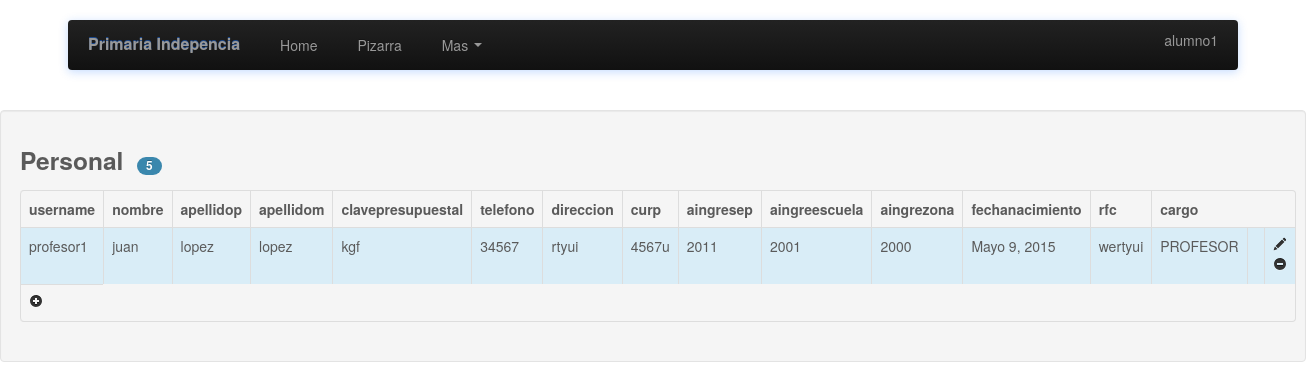
/personal/ (signed in), run on the app's committed database.
### apps/calificaciones/models.py (models this page shows, shortened)
class Personal(models.Model):
	usuario = models.OneToOneField(User)
	nombre = models.CharField(max_length=50, blank=True)
	apellidop = models.CharField(max_length=50, blank=True)
	apellidom = models.CharField(max_length=50, blank=True)
	clavepresupuestal = models.CharField(max_length=50, blank=True)
	telefono = models.CharField(max_length=13, blank=True)
	direccion = models.CharField(max_length=80, blank=True)
	correo = models.CharField(max_length=20, blank=True)
	curp = models.CharField(max_length=50, blank=True)
	aingresep = models.CharField(max_length=6, blank=True)
	aingreescuela = models.CharField(max_length=6, blank=True)
	aingrezona = models.CharField(max_length=6, blank=True)
	fechanacimiento = models.DateField(blank=True, null=True)
	rfc = models.CharField(max_length=50, blank=True)
	cargo = models.CharField(max_length=50, blank=True)

### apps/calificaciones/views.py (the view)
# urls.py: url(r'^personal/$', personal.as_view(), name='personal'),
class personal(ListView):
	template_name = 'calificaciones/personal.html'
	model= Personal
	context_object_name = 'personal'

### templates/calificaciones/personal.html (shortened to what this page needs)
<!DOCTYPE html>
<html lang="en">
  <head>
  <link href="{{MEDIA_URL}}bootstrap/css/bootstrap.css" rel="stylesheet">
  <link href="{{MEDIA_URL}}bootstrap/css/bootstrap-responsive.css" rel="stylesheet">
  </head>
  <body>
    <div class="navbar-wrapper">
      <div class="container">
        <div class="navbar navbar-inverse">
          <div class="navbar-inner">
            <a class="brand" href="#">Primaria Indepencia</a>
            <div class="nav-collapse collapse">
              <ul class="nav">
               <li><a href="/">Home</a></li>
                <li><a href="pizarra.html">Pizarra</a></li>
                <li class="dropdown">
                  <a href="#" class="dropdown-toggle" data-toggle="dropdown">Mas <b class="caret"></b></a>
                </li>
              </ul>
            </div>
            <p align="right" class="navbar-text">
            <a href="#" class="navbar-link">{{user.username}}</a></p>
          </div>
        </div>
      </div>
    </div>
<table width="200" border="0">
  <tr>
    <td>&nbsp;</td>
  </tr>
  <tr>
    <td>&nbsp;</td>
  </tr>
  <tr>
    <td>&nbsp;</td>
  </tr>
  <tr>
    <td>&nbsp;</td>
  </tr>
  <tr>
    <td>&nbsp;</td>
  </tr>
</table>
  <div class="well">
<div class="panel panel-info">
  <div class="panel-heading">
  {% if user.is_authenticated %}
   <h3 class="panel-title">Personal&nbsp;&nbsp;<span class="badge badge-info">5</span></h3>
  </div>
  <div class="panel-body">
<table class="table table-bordered table-hover sortable-theme-bootstrap" data-sortable="true" data-toggle="table">
    <thead>
    <tr>
        <th>username</th>
        <th>nombre</th>
        <th>apellidop</th>
        <th>apellidom</th>
        <th>clavepresupuestal</th>
        <th>telefono</th>
        <th>direccion</th>
        <th>curp</th>
        <th>aingresep</th>
        <th>aingreescuela</th>
        <th>aingrezona</th>
        <th>fechanacimiento</th>
        <th>rfc</th>
        <th>cargo</th>
    </tr>
    </thead>
  <tbody>
  {% for persona in personal %}
  <tr class="info">
        <td>{{persona.usuario}}</td>
        <td>{{persona.nombre}}</td>
        <td>{{persona.apellidop}}</td>
        <td>{{persona.apellidom}}</td>
        <td>{{persona.clavepresupuestal}}</td>
        <td>{{persona.telefono}}</td>
        <td>{{persona.direccion}}</td>
        <td>{{persona.curp}}</td>
        <td>{{persona.aingresep}}</td>
        <td>{{persona.aingreescuela}}</td>
        <td>{{persona.aingrezona}}</td>
        <td>{{persona.fechanacimiento}}</td>
        <td>{{persona.rfc}}</td>
        <td>{{persona.cargo}}</td>
        <td>{{persona.last_login_1}}</td>
    <td><a href="/admin/partidos/partido/"><i class="icon-pencil"></i></a>
    <a href="/admin/partidos/partido/"><i class="icon-minus-sign"></i></a></td>
    {% endfor %}
  </tr>
</tbody>
   <td><a href="/registrarpersonal/"><i class="icon-plus-sign"></a></td>
</table>
{% else %}
    <h2 class="form-signin-heading">Usted no esta autorizado</h2>
    {% endif %}
  </div>
</div>
</div>
  </body>
</html>

### templates/calificaciones/personal.html (style rules this page uses)
body { padding-bottom: 40px; color: #5a5a5a; }
.navbar-wrapper { position: absolute; top: 0; left: 0; right: 0; z-index: 10; margin-top: 20px; margin-bottom: -90px; }
.navbar .navbar-inner { border: 0; -webkit-box-shadow: 0 2px 10px rgba(26,116,251,.25); -moz-box-shadow: 0 2px 10px rgba(26,116,251,.25); box-shadow: 0 2px 10px rgba(26,116,251,.25); }
.navbar .brand { padding: 14px 20px 16px; font-size: 16px; font-weight: bold; text-shadow: 0 -1px 0 rgba(26,116,251,.5); }
.navbar .nav > li > a { padding: 15px 20px; }

### data on the page
Personal: usuario "profesor1", nombre "juan", apellidop "lopez", apellidom "lopez", clavepresupuestal "kgf", telefono "34567", direccion "rtyui", curp "4567u", aingresep "2011", aingreescuela "2001", aingrezona "2000", fechanacimiento "Mayo 9, 2015", rfc "wertyui", cargo "PROFESOR"

### other printed values
{{ user.username }} "alumno1"
